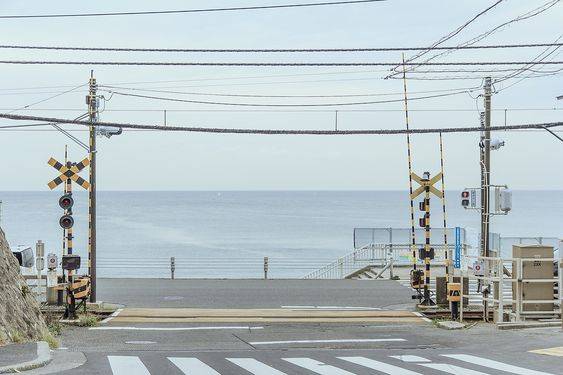
#> input picture TugasPCD4/Street.jpg, 563 x 375 px, found by its file name
$ python DFT_008.py
#> lines starting #> are read from the running program, lines starting #| are printed output that depends on the picture
import cv2
import numpy as np
from matplotlib import pyplot as plt

# Membaca gambar
img = cv2.imread('street.jpg', 0)
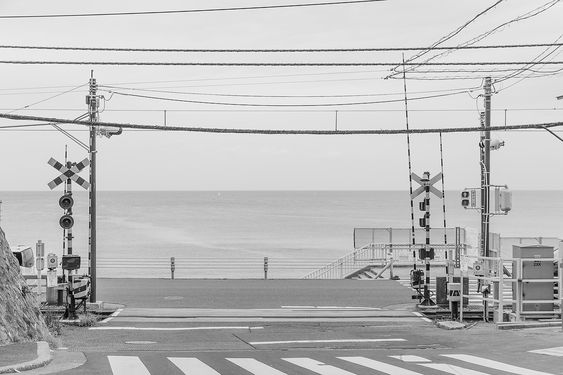
#> img: shape (375, 563); min 0, max 255, mean 188.7

# Melakukan DFT pada gambar
dft = cv2.dft(np.float32(img), flags=cv2.DFT_COMPLEX_OUTPUT)
dft_shift = np.fft.fftshift(dft)

# Mencari magnitude spectrum dari hasil DFT
magnitude_spectrum = 20*np.log(cv2.magnitude(dft_shift[:, :, 0], dft_shift[:, :, 1]))
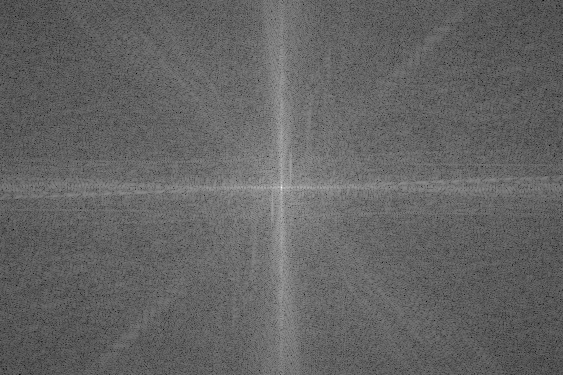
#> magnitude_spectrum: shape (375, 563) float32; min 48.71, max 350, mean 167.2; drawn with min black and max white

# Menampilkan gambar dan magnitude spectrum
plt.subplot(121), plt.imshow(img, cmap='gray')
plt.title('Input Image'), plt.xticks([]), plt.yticks([])
plt.subplot(122), plt.imshow(magnitude_spectrum, cmap='gray')
plt.title('Magnitude Spectrum'), plt.xticks([]), plt.yticks([])
plt.show()
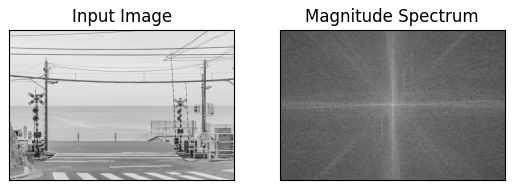
#> figure drawn by matplotlib, 2 panels
